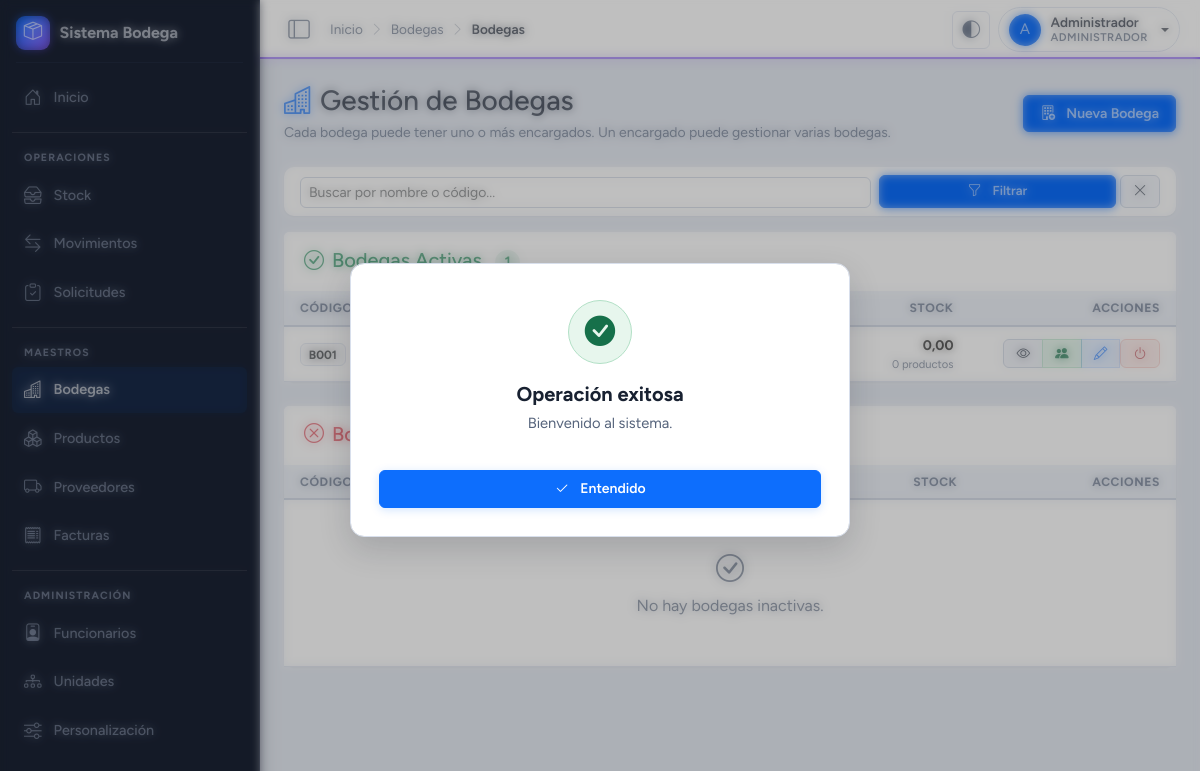
The app's page /modulos/bodegas/bodegas_lista.php (signed in) with its own data.
### tables this page shows
CREATE TABLE bodegas (
    id                     INT UNSIGNED AUTO_INCREMENT PRIMARY KEY,
    codigo                 VARCHAR(20)  NOT NULL,
    nombre                 VARCHAR(150) NOT NULL,
    id_unidad              INT UNSIGNED NULL,
    id_encargado           INT UNSIGNED NULL,
    descripcion            TEXT NULL,
    ubicacion_referencial  VARCHAR(255) NULL,
    responsable            VARCHAR(150) NULL,
    es_central             TINYINT(1) NOT NULL DEFAULT 0,
    estado                 TINYINT(1) NOT NULL DEFAULT 1,
    created_at             DATETIME NOT NULL DEFAULT CURRENT_TIMESTAMP,
    UNIQUE KEY uq_bodegas_codigo (codigo),
    KEY idx_bodegas_unidad (id_unidad),
    KEY idx_bodegas_encargado (id_encargado),
    CONSTRAINT fk_bodegas_unidad FOREIGN KEY (id_unidad) REFERENCES unidades_organizacionales (id) ON DELETE SET NULL
);

### inc/functions.php (called while the page is built, shortened)
<?php
function h($text)
{
    return htmlspecialchars((string)$text, ENT_QUOTES, 'UTF-8');
}
function get($key, $default = '')
{
    return isset($_GET[$key]) ? trim($_GET[$key]) : $default;
}

### modulos/bodegas/bodegas_lista.php (the view, shortened to what this page needs)
<?php
require_once __DIR__ . '/../../inc/db.php';
require_once __DIR__ . '/../../inc/functions.php';
$q = trim((string)get('q'));
$where  = array("1=1");
$params = array();
$whereSql = implode(' AND ', $where);
$sqlBase = "
    SELECT b.*,
           un.nombre AS unidad_nombre,
           (SELECT COUNT(*) FROM usuarios_bodegas WHERE id_bodega = b.id) AS total_encargados,
           (SELECT COALESCE(SUM(stock_actual), 0) FROM stock_bodega WHERE id_bodega = b.id) AS total_stock,
           (SELECT COUNT(DISTINCT id_producto) FROM stock_bodega WHERE id_bodega = b.id AND stock_actual > 0) AS total_productos
    FROM   bodegas b
    LEFT   JOIN unidades_organizacionales un ON un.id = b.id_unidad
    WHERE  $whereSql
    ORDER  BY b.es_central DESC, b.nombre ASC
";
$stmt = $pdo->prepare($sqlBase);
$stmt->execute($params);
$todas = $stmt->fetchAll();
$bodegasActivas   = array();
$bodegasInactivas = array();
foreach ($todas as $b) {
    if ((int)$b['estado'] === 1) $bodegasActivas[] = $b;
    else                         $bodegasInactivas[] = $b;
}
require_once __DIR__ . '/../../inc/header.php';
?>
<div class="d-flex justify-content-between align-items-center mb-4 flex-wrap gap-2">
    <div>
        <h1 class="h3 mb-0 text-gray-800">
            <i class="bi bi-buildings text-primary me-2"></i>Gestión de Bodegas
        </h1>
        <p class="text-muted small mb-0 mt-1">Cada bodega puede tener uno o más encargados. Un encargado puede gestionar varias bodegas.</p>
    </div>
    <a href="bodegas_crear.php" class="btn btn-primary">
        <i class="bi bi-building-add me-1"></i> Nueva Bodega
    </a>
</div>
<div class="card shadow-sm border-0 mb-3">
    <div class="card-body py-2">
        <form method="get" class="row g-2 align-items-end">
            <div class="col-md-8">
                <input type="text" name="q" value="<?php echo h($q); ?>" class="form-control form-control-sm" placeholder="Buscar por nombre o código...">
            </div>
            <div class="col-md-4 d-flex gap-1">
                <button type="submit" class="btn btn-sm btn-primary flex-grow-1">
                    <i class="bi bi-funnel me-1"></i> Filtrar
                </button>
                <a href="bodegas_lista.php" class="btn btn-sm btn-outline-secondary" title="Limpiar">
                    <i class="bi bi-x-lg"></i>
                </a>
            </div>
        </form>
    </div>
</div>
<div class="card shadow-sm border-0 mb-4">
    <div class="card-header bg-white border-0 py-3">
        <h2 class="h5 mb-0 text-success">
            <i class="bi bi-check-circle me-2"></i>Bodegas Activas
            <span class="badge bg-success bg-opacity-10 text-success ms-2"><?php echo count($bodegasActivas); ?></span>
        </h2>
    </div>
    <div class="card-body p-0">
        <div class="table-responsive">
            <table class="table table-hover align-middle mb-0">
                <thead class="table-light text-secondary fs-md" >
                    <tr>
                        <th class="px-3 py-2">CÓDIGO</th>
                        <th class="py-2">NOMBRE</th>
                        <th class="py-2 d-none d-md-table-cell">UNIDAD</th>
                        <th class="py-2">ENCARGADOS</th>
                        <th class="py-2 text-end d-none d-sm-table-cell">STOCK</th>
                        <th class="px-3 py-2 text-end">ACCIONES</th>
                    </tr>
                </thead>
                <tbody>
                <?php if (!$bodegasActivas): ?>
                    <tr><td colspan="6" class="text-center text-muted py-5">
                        <i class="bi bi-inbox fs-3 d-block mb-1"></i>No hay bodegas activas.
                    </td></tr>
                <?php else: ?>
                    <?php foreach ($bodegasActivas as $b):
                        $puedeDesactivar = ((float)$b['total_stock'] <= 0);
                        $totalEnc        = (int)$b['total_encargados'];
                    ?>
                        <tr>
                            <td class="px-3">
                                <span class="badge bg-light text-dark border"><?php echo h($b['codigo']); ?></span>
                            </td>
                            <td>
                                <div class="fw-bold text-dark small"><?php echo h($b['nombre']); ?></div>
                            </td>
                            <td class="small text-muted d-none d-md-table-cell">
                            </td>
                            <td class="small min-w-200" >
                                <?php if ($totalEnc === 0): ?>
                                    <span class="text-muted fst-italic">Sin asignar</span>
                                <?php endif; ?>
                            </td>
                            <td class="text-end small d-none d-sm-table-cell">
                                <span class="fw-bold"><?php echo number_format((float)$b['total_stock'], 2, ',', '.'); ?></span>
                                <div class="text-muted fs-xs" ><?php echo (int)$b['total_productos']; ?> productos</div>
                            </td>
                            <td class="px-3 text-end">
                                <div class="btn-group" role="group">
                                    <a href="bodegas_ver.php?id=<?php echo (int)$b['id']; ?>"
                                       class="btn btn-sm btn-outline-secondary" title="Ver detalle">
                                        <i class="bi bi-eye"></i>
                                    </a>
                                    <a href="bodegas_encargados.php?id=<?php echo (int)$b['id']; ?>"
                                       class="btn btn-sm btn-outline-success" title="Gestionar encargados">
                                        <i class="bi bi-people-fill"></i>
                                    </a>
                                    <a href="bodegas_editar.php?id=<?php echo (int)$b['id']; ?>"
                                       class="btn btn-sm btn-outline-primary" title="Editar">
                                        <i class="bi bi-pencil"></i>
                                    </a>
                                    <?php if ($puedeDesactivar): ?>
                                        <form method="post" class="d-inline"
                                              onsubmit="return confirm('¿Desactivar esta bodega?');">
                                            <button type="submit" class="btn btn-sm btn-outline-danger" title="Desactivar">
                                                <i class="bi bi-power"></i>
                                            </button>
                                        </form>
                                    <?php endif; ?>
                                </div>
                            </td>
                        </tr>
                    <?php endforeach; ?>
                <?php endif; ?>
                </tbody>
            </table>
        </div>
    </div>
</div>
<div class="card shadow-sm border-0">
    <div class="card-header bg-white border-0 py-3">
        <h2 class="h5 mb-0 text-danger">
            <i class="bi bi-x-circle me-2"></i>Bodegas Inactivas
            <span class="badge bg-danger bg-opacity-10 text-danger ms-2"><?php echo count($bodegasInactivas); ?></span>
        </h2>
    </div>
    <div class="card-body p-0">
        <div class="table-responsive">
            <table class="table table-hover align-middle mb-0">
                <thead class="table-light text-secondary fs-md" >
                    <tr>
                        <th class="px-3 py-2">CÓDIGO</th>
                        <th class="py-2">NOMBRE</th>
                        <th class="py-2">ENCARGADOS</th>
                        <th class="py-2 text-end d-none d-sm-table-cell">STOCK</th>
                        <th class="px-3 py-2 text-end">ACCIONES</th>
                    </tr>
                </thead>
                <tbody>
                <?php if (!$bodegasInactivas): ?>
                    <tr><td colspan="5" class="text-center py-5 text-muted">
                        <i class="bi bi-check-circle fs-3 d-block mb-1"></i>No hay bodegas inactivas.
                    </td></tr>
                <?php endif; ?>
                </tbody>
            </table>
        </div>
    </div>
</div>
<?php require_once __DIR__ . '/../../inc/footer.php'; ?>

### records on screen
bodegas: codigo "B001", total_stock "0,00", total_productos "0"

### other values on screen
$siteNombre "Sistema Bodega"
$item['label'] "Inicio"
$item['section'] "OPERACIONES"
$item['label'] "Stock"
$item['label'] "Movimientos"
$item['label'] "Solicitudes"
$item['section'] "MAESTROS"
$item['label'] "Bodegas"
$item['label'] "Productos"
$item['label'] "Proveedores"
$item['label'] "Facturas"
$item['section'] "ADMINISTRACIÓN"
$item['label'] "Funcionarios"
$item['label'] "Unidades"
$item['label'] "Personalización"
